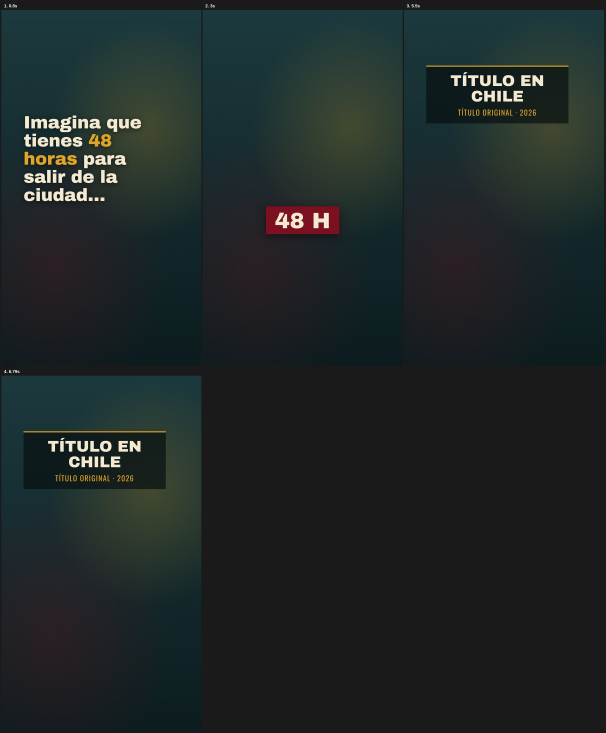
#> input picture videos tiktok/motor/plantilla/revision-v0.jpg, 1816 x 2198 px (shown at 1/3 size)
$ python -i validar.py   (imports and definitions only)
#> lines starting #> are read from the running program, lines starting #| are printed output that depends on the picture
#> further down, picture is the input picture: PIL image 1816x2198 RGB; mean R, G, B 31.9, 39.3, 38.9
#!/usr/bin/env python3
"""Valida un video o una carpeta de fotogramas contra ESTILO.md (look, quietud, duración).

Uso:
  python3 -I "videos tiktok/motor/validar.py" video.mp4
  python3 -I "videos tiktok/motor/validar.py" carpeta_con_png/

Revisa:
  - Look por fotograma (1 por segundo): saturación media, luminosidad y contraste dentro de rango.
  - Quietud: ningún tramo de más de 3 s sin cambio visible (solo video).
  - Duración: 61 s mínimo, objetivo 70 a 90 s (solo video).
Opción --sala INI-FIN[,INI-FIN]: tramos (en segundos) que muestran la sala de cine de la marca;
ahí el contraste mínimo es CONTRASTE_SALA (la sala es oscura por diseño, ESTILO.md §7.1 punto 8).
Sale con código 1 si algo falla. La revisión visual de §7.1 (forma humana, escala,
textos que tapan sujetos) la hace Claude mirando la hoja de contacto: este script no la reemplaza.
"""
import colorsys
import re
import pathlib
import subprocess
import sys
import tempfile

from PIL import Image, ImageChops, ImageStat

# Rangos de ESTILO.md §7.1 (actualizar aquí si cambia el estilo)
SAT_MIN, SAT_MAX = 0.40, 0.75
CONTRASTE_MIN = 40.0
CONTRASTE_SALA = 30.0
LUMA_MIN, LUMA_MAX = 45.0, 170.0
QUIETO_MAX_S = 3.0
UMBRAL_CAMBIO = 2.0  # diferencia media de píxeles (0-255) por cuadro a 6 fps; bajo esto la imagen se percibe quieta (ref01: 0,5-1,6 en el cierre)
DUR_MIN, DUR_OBJ = 61.0, (70.0, 90.0)


def look(im):
    im = im.convert("RGB").resize((180, 320))
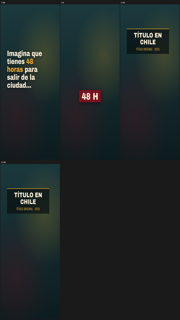
#> im: PIL image 180x320 RGB; mean R, G, B 31.9, 39.3, 38.9
    px = im.get_flattened_data() if hasattr(im, "get_flattened_data") else im.getdata()
    px = list(px)
#> px = 57600 items
    sat = sum(colorsys.rgb_to_hsv(*(c / 255 for c in p))[1] for p in px) / len(px)
#> sat = 0.23
    st = ImageStat.Stat(im.convert("L"))
    return sat, st.mean[0], st.stddev[0]


# [73 lines left out: functions fotogramas_de_video, duracion, main, not called in this run]


# [2 lines not run here, left out]

>>> from PIL import Image
>>> picture = Image.open('plantilla/revision-v0.jpg')
>>> result = look(picture)
#> result = (0.23, 37.07, 20.29)
